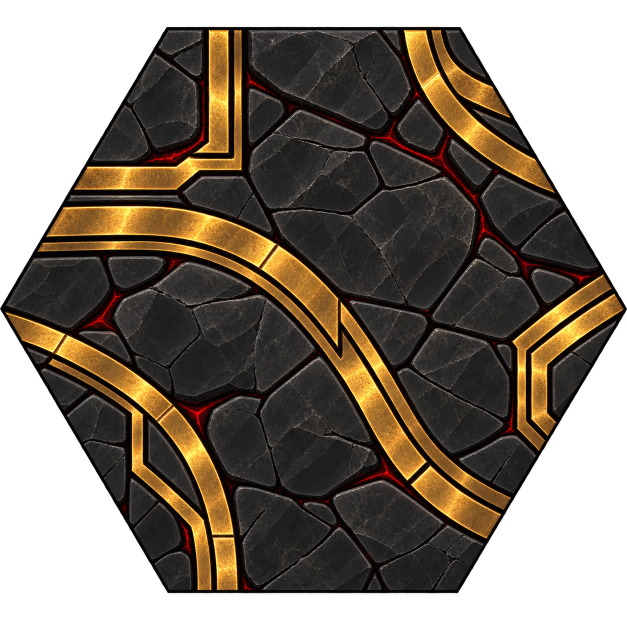
#> input picture art/subaku_palace/refs/ref_domain_tile_c_1254.png, 1254 x 1254 px (shown at 1/2 size)
$ python classic.py
#> lines starting #> are read from the running program, lines starting #| are printed output that depends on the picture; after the words box and inside, x2 and y2 are one past the last pixel; in counts of white or black regions, pixels touching at a corner belong together
#!/usr/bin/env python3
"""Subaku Palace resting floor, 'classic': the director's own tile (ref c, the hi-res live DemonCastleFloor), with its
bands redrawn on its own stone so every band end meets its neighbour (director 2026-11-06: "make it resemble the old
hex as much as possible").

    python3 classic.py          # .cache/classic_1024.png and a join report (build_domain.py exports the tile)

Canvas: the game stretches the tile canvas corner to corner into the 2:1 hex box, so ref c is cropped to its hex
bounds and resampled square. Coordinates as floor.py: regular flat-top hex, circumradius 1, y down; corner k at 60 k
deg; edge k runs from corner k to corner k + 1; u is the fraction along it.

Join rule: across edge k a neighbour shows its edge k + 3, so a band leaving edge k at u with outward direction d
needs a band leaving edge k + 3 at 1 - u with outward direction d + 180. Measured on ref c, 11 of its band ends have
no partner (only the L / bottom-left arc and the S / bracket pairs come close). The layout below keeps his five
elements and moves only their ends:
- S band: leaves the upper-left edge horizontally (his) at u 0.24 (his 0.30); its lower end comes down to the bottom
  edge at 0.15, heading down (his ran out through the lower-right edge near the bottom corner);
- top-left L: his: vertical from the top edge at 0.20 (his 0.216), a chamfered corner, horizontal to the upper-left
  midpoint (his 0.48);
- top-right arc: his, round the top-right corner from the top edge at 0.85 to the upper-right midpoint;
- bottom-left arc: his sweep up from the bottom edge at 0.80 (his 0.81), now ending at the lower-left midpoint (his
  ran on to the left corner);
- right bracket: his chamfered bracket, attached to the lower-right edge at the midpoint and at 0.76 (his straddled
  the right corner).
Pairs: L top / bottom-left arc (0.20 / 0.80, vertical); L left / bracket (0.50 / 0.50, horizontal); S left / bracket
(0.24 / 0.76, horizontal); S bottom / top-right arc (0.15 / 0.85, vertical); bottom-left arc / top-right arc (the
midpoints, square to the edges). Every end is exact in position and direction.
Profile: his band total width (0.105 radius) as a symmetric double rail (two rails, a dark groove between), because
his wide-plus-narrow pair cannot keep its narrow rail on a consistent side across a seam. The rails are textured with
his own burnished gold (sampled from the straight arm of his L); the stone, mortar glow and dark rim are his pixels,
cloned in where an old band no longer runs.
"""
import math
import os
import sys

from PIL import Image, ImageFilter

HERE = os.path.dirname(os.path.abspath(__file__))
REF = os.path.join(HERE, 'refs', 'ref_domain_tile_c_1254.png')
N = 1024
SQ3 = math.sqrt(3)
H = SQ3 / 2
C = [(math.cos(math.radians(60 * k)), math.sin(math.radians(60 * k))) for k in range(6)]
PX = 2.0 / N                      # hex units per canvas pixel (x); y is the same after the square resample (H / (N/2))

RAIL = 0.058                      # one rail's width (QA r4: thickened toward his visible width at 50 px)
GROOVE = 0.012
HALF = RAIL + GROOVE / 2          # band half-width: 0.064
OUTLINE = 0.008
CAP = 0.30                        # his segment caps: a dark joint across the band every 0.30 of arc length
LIGHT = (-0.6, -0.8)              # his bevel light, from the upper left
BLEED = 0.06                      # content past the hex edge (the neighbours' continuation), so no seam opens
RIM = 0.035                       # his dark rim is removed: the last 0.035 in from each edge repeats the inner pixels


def edge_point(k, u):
    (x1, y1), (x2, y2) = C[k], C[(k + 1) % 6]
    return x1 + (x2 - x1) * u, y1 + (y2 - y1) * u


def to_px(x, y):
    return (x + 1) / 2 * N, (y / H + 1) / 2 * N


def to_hex(px, py):
    return (px + 0.5) / N * 2 - 1, ((py + 0.5) / N * 2 - 1) * H


def inside(x, y, eps=0.0):
    return abs(y) <= H + eps and SQ3 * abs(x) + abs(y) <= SQ3 + eps


def load_canvas():
    im = Image.open(REF).convert('RGBA')
    a = im.getchannel('A')
    ys = [y for y in range(im.height) if any(a.getpixel((x, y)) > 128 for x in range(300, 950, 8))]
    xs = [x for x in range(im.width) if a.getpixel((x, im.height // 2)) > 128]
    return im.crop((xs[0], ys[0], xs[-1] + 1, ys[-1] + 1)).resize((N, N), Image.LANCZOS)


def is_gold(p):
    r, g, b, a = p
    return a > 200 and ((r > 80 and g > 45 and r > b + 40 and g > b + 10) or (r > 200 and g > 165 and r > b + 25))


# ------------------------------------------------------------------ the layout (polylines in hex units)
def cubic(p0, p1, p2, p3, n=120):
    out = []
    for i in range(n + 1):
        t = i / n
        a, b, c, d = (1 - t) ** 3, 3 * (1 - t) ** 2 * t, 3 * (1 - t) * t * t, t ** 3
        out.append((a * p0[0] + b * p1[0] + c * p2[0] + d * p3[0], a * p0[1] + b * p1[1] + c * p2[1] + d * p3[1]))
    return out


def line(p, q, n=40):
    return [(p[0] + (q[0] - p[0]) * i / n, p[1] + (q[1] - p[1]) * i / n) for i in range(n + 1)]


def path_ext(pts, ext=0.08):
    """Extend both ends straight on past the edge (so the rails run into the bleed and over the seam)."""
    (x0, y0), (x1, y1) = pts[0], pts[1]
    d = math.hypot(x0 - x1, y0 - y1)
    a = (x0 + (x0 - x1) / d * ext, y0 + (y0 - y1) / d * ext)
    (x0, y0), (x1, y1) = pts[-1], pts[-2]
    d = math.hypot(x0 - x1, y0 - y1)
    b = (x0 + (x0 - x1) / d * ext, y0 + (y0 - y1) / d * ext)
    return [a] + pts + [b]


def dir_vec(deg):
    return math.cos(math.radians(deg)), math.sin(math.radians(deg))


def layout():
    P = {}
    # S: upper-left edge (e3) at 0.24, travelling right (0 deg); bottom edge (e1) at 0.15, travelling down (90 deg)
    s0, s1 = edge_point(3, 0.24), edge_point(1, 0.15)
    m = (-0.02, 0.18)                                   # the diagonal run through the middle, at 50 deg
    t = dir_vec(50)
    P['S'] = cubic(s0, (s0[0] + 0.45, s0[1]), (m[0] - t[0] * 0.30, m[1] - t[1] * 0.30), m) + \
        cubic(m, (m[0] + t[0] * 0.30, m[1] + t[1] * 0.30), (s1[0], s1[1] - 0.22), s1)[1:]
    # L: top edge (e4) at 0.20 straight down, chamfer, left to M3 (e3 at 0.50)
    l0, l1 = edge_point(4, 0.20), edge_point(3, 0.50)
    ch = 0.10
    P['L'] = line(l0, (l0[0], l1[1] - ch)) + line((l0[0], l1[1] - ch), (l0[0] - ch, l1[1]))[1:] + \
        line((l0[0] - ch, l1[1]), l1)[1:]
    # top-right arc: top edge (e4) at 0.85 heading down -> M5 (e5 at 0.50) leaving at 330 deg
    t0, t1 = edge_point(4, 0.85), edge_point(5, 0.50)
    o = dir_vec(330)
    P['TR'] = cubic(t0, (t0[0], t0[1] + 0.32), (t1[0] - o[0] * 0.32, t1[1] - o[1] * 0.32), t1)
    # bottom-left arc: bottom edge (e1) at 0.80 heading up -> M2 (e2 at 0.50) leaving at 150 deg
    b0, b1 = edge_point(1, 0.80), edge_point(2, 0.50)
    o = dir_vec(150)
    P['BL'] = cubic(b0, (b0[0], b0[1] - 0.45), (b1[0] - o[0] * 0.40, b1[1] - o[1] * 0.40), b1)
    # bracket: lower-right edge (e0) at 0.50 and 0.76, both horizontal; a chamfered "[" between them
    k0, k1 = edge_point(0, 0.50), edge_point(0, 0.76)
    xl = 0.40                                         # his bracket: a deep '[' with crisp 45 deg corners
    c2 = 0.045
    P['BR'] = line(k0, (xl + c2, k0[1])) + line((xl + c2, k0[1]), (xl, k0[1] + c2))[1:] + \
        line((xl, k0[1] + c2), (xl, k1[1] - c2))[1:] + line((xl, k1[1] - c2), (xl + c2, k1[1]))[1:] + \
        line((xl + c2, k1[1]), k1)[1:]
    return {k: path_ext(v) for k, v in P.items()}


def ends():
    """(edge, u, outward direction deg) for every band end, for the join check."""
    return [(3, 0.24, 180), (1, 0.15, 90), (4, 0.20, 270), (3, 0.50, 180), (4, 0.85, 270), (5, 0.50, 330),
            (1, 0.80, 90), (2, 0.50, 150), (0, 0.50, 0), (0, 0.76, 0)]


def check_joins():
    E = ends()
    bad = []
    for k, u, d in E:
        if not any(k2 == (k + 3) % 6 and abs(u2 - (1 - u)) < 1e-9 and (d2 - d - 180) % 360 == 0 for k2, u2, d2 in E):
            bad.append((k, u, d))
    return bad


# ------------------------------------------------------------------ rendering
def dist_field(paths):
    """Per canvas pixel: (distance to the nearest band centreline, arc length there, side sign, path name)."""
    segs = []
    for name, pts in paths.items():
        acc = 0.0
        for (x0, y0), (x1, y1) in zip(pts, pts[1:]):
            L = math.hypot(x1 - x0, y1 - y0)
            segs.append((x0, y0, x1, y1, L, acc, name))
            acc += L
    # bucket segments on a coarse grid for speed
    G = 24
    grid = {}
    for s in segs:
        x0, y0, x1, y1 = s[:4]
        r = HALF + OUTLINE + 0.04
        for gx in range(int((min(x0, x1) - r + 1.2) * G / 2.4), int((max(x0, x1) + r + 1.2) * G / 2.4) + 1):
            for gy in range(int((min(y0, y1) - r + 1.2) * G / 2.4), int((max(y0, y1) + r + 1.2) * G / 2.4) + 1):
                grid.setdefault((gx, gy), []).append(s)
    return segs, grid, G


def nearest(grid, G, x, y):
    best = None
    for s in grid.get((int((x + 1.2) * G / 2.4), int((y + 1.2) * G / 2.4)), ()):
        x0, y0, x1, y1, L, acc, name = s
        dx, dy = x1 - x0, y1 - y0
        t = max(0.0, min(1.0, ((x - x0) * dx + (y - y0) * dy) / (L * L))) if L else 0.0
        px, py = x0 + dx * t, y0 + dy * t
        d = math.hypot(x - px, y - py)
        if best is None or d < best[0]:
            side = (dx * (y - y0) - dy * (x - x0))
            best = (d, acc + t * L, 1 if side >= 0 else -1, name, (dx / L, dy / L) if L else (1, 0))
    return best


def gold_texture(can):
    """His burnished gold: the wide rail of his L's straight vertical arm, as a (across, along) strip."""
    px = can.load()
    # the arm runs down from the top edge at canvas x ~ 0.343-0.374 N; take its brightest 30 px wide core, rows 2-17 %
    x0 = int(0.343 * N)
    w = int(0.032 * N)
    y0, y1 = int(0.02 * N), int(0.17 * N)
    tex = Image.new('RGB', (w, y1 - y0))
    tp = tex.load()
    for y in range(y0, y1):
        for x in range(w):
            r, g, b, a = px[x0 + x, y]
            tp[x, y - y0] = (r, g, b)
    return tex


TRANSFORMS = [(math.pi, 1), (math.pi / 3, 1), (-math.pi / 3, 1), (2 * math.pi / 3, 1), (-2 * math.pi / 3, 1),
              (0.0, -1), (math.pi, -1), (math.pi / 3, -1), (-math.pi / 3, -1)]   # (rotation, mirror-x)


# [92 lines left out: functions _tf, clone_stone, not called in this run]


def build(gold_scale=1.0):
    can = load_canvas()
#> in load_canvas, im is the input picture: PIL image 1254x1254 RGBA; mean R, G, B, A 45.7, 35.6, 23.9, 167.2
#> in load_canvas, `a = im.getchannel('A')`:
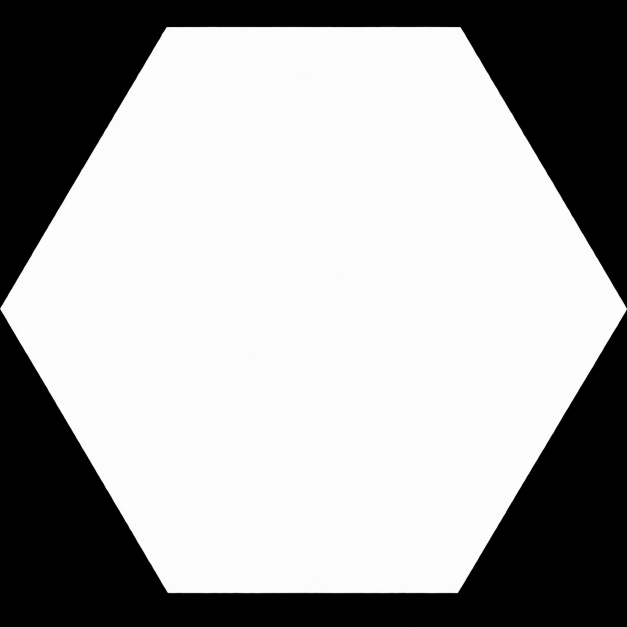
#> a: PIL image 1254x1254 L (shown at 1/2 size); min 0, max 255, mean 167.2
#> in load_canvas, `ys = [y for y in range(im.height) if any(a.getpixel((x, y)) > 128 for ..`: ys = 1132 values from 54 to 1185
#> in load_canvas, `xs = [x for x in range(im.width) if a.getpixel((x, im.height // 2)) > ..`: xs = 1243 values from 6 to 1248
#> in load_canvas, `return im.crop((xs[0], ys[0], xs[-1] + 1, ys[-1] + 1)).resize((N, N), ..`:
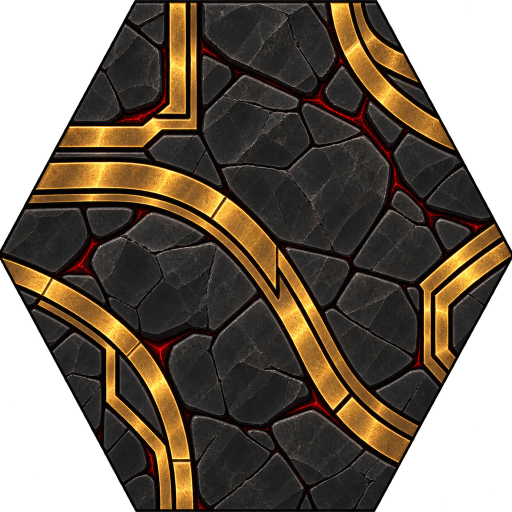
#> returned value: PIL image 1024x1024 RGBA (shown at 1/2 size); mean R, G, B, A 50.8, 39.5, 26.5, 186.8; transparent parts drawn white
    src = can.load()
    gm = Image.new('L', (N, N), 0)
#> gm: PIL image 1024x1024 L; every value is 0
    gmp = gm.load()
    for y in range(N):
        for x in range(N):
            if is_gold(src[x, y]):
                gmp[x, y] = 255
    gm = gm.filter(ImageFilter.MaxFilter(5)).filter(ImageFilter.MinFilter(5)).filter(ImageFilter.MaxFilter(19))
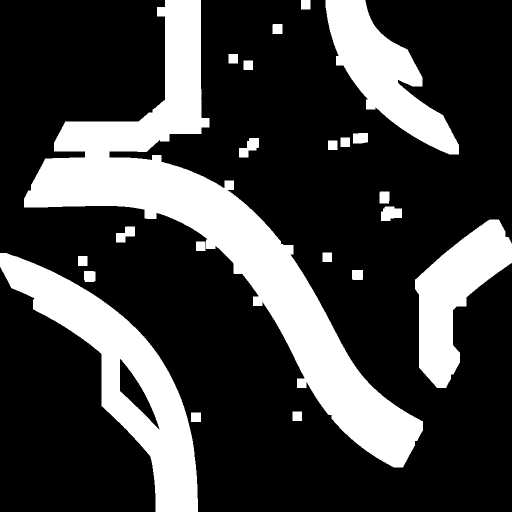
#> gm: PIL image 1024x1024 L (shown at 1/2 size); 25.4% white; 22 white regions, largest, box (x1, y1, x2, y2) and area: (48, 0, 846, 935) 137364, (0, 506, 396, 1024) 57916, (651, 0, 918, 309) 32716
    # (closed, then grown 9 px: the old bands with their dark outlines and cast shadows)
    paths = layout()
    segs, grid, G = dist_field(paths)
    tex = gold_texture(can)
#> in gold_texture, `tex = Image.new('RGB', (w, y1 - y0))`: tex: PIL image 32x154 RGB; every value is 0
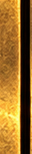
#> tex: PIL image 32x154 RGB; mean R, G, B 147.4, 104.5, 38.4
    tw, th = tex.size
#> tw = 32; th = 154
    tp = tex.load()
    band = Image.new('L', (N, N), 0)
    core = Image.new('L', (N, N), 0)          # the band itself (no shadow): the stone fill skips only this
    rail = Image.new('L', (N, N), 0)
    chan = Image.new('L', (N, N), 0)
    info = {}
    bp, rp, cp, corep = band.load(), rail.load(), chan.load(), core.load()
    for y in range(N):
        for x in range(N):
            hx, hy = to_hex(x, y)
            if not inside(hx, hy, 0.05):
                continue
            nb = nearest(grid, G, hx, hy)
            if nb is None:
                continue
            d, s, side, name, tvec = nb
            if d <= HALF + OUTLINE + 0.022:
                bp[x, y] = 255
                info[(x, y)] = nb
                if d <= HALF + OUTLINE:
                    corep[x, y] = 255
    out = clone_stone(can, gm, core)
    op = out.load()
    for (x, y), (d, s, side, name, tvec) in info.items():
        r, g, b, a = op[x, y]
        if d > HALF + OUTLINE:                           # the cast shadow round the band
            f = 0.45 + 0.55 * (d - HALF - OUTLINE) / 0.022
            op[x, y] = (int(r * f), int(g * f), int(b * f), a)
            continue
        if d > HALF:                                      # the dark bevel outline
            op[x, y] = (28, 16, 8, a)
            continue
        ph = s % CAP
        if ph < 0.010:                                    # his segment cap: a dark joint across the band
            op[x, y] = (30, 17, 8, a)
            rp[x, y] = 255
            continue
        if d < GROOVE / 2:                                # the groove between the rails
            op[x, y] = (34, 20, 10, a)
            cp[x, y] = 255
            continue
        # a rail: across 0 (groove side) .. 1 (outer edge); mirror so both rails share the profile; his strip
        # runs dark-bright-dark across, so map across to the strip's columns and arc length to its rows
        across = (d - GROOVE / 2) / RAIL
        tx = min(tw - 1, int(across * (tw - 1)))
        ty = int((s / (PX * 1.0)) * 0.9) % (2 * th)
        ty = ty if ty < th else 2 * th - 1 - ty              # mirror-repeat along the band
        cr, cg, cb = tp[tx, ty]
        k = gold_scale
        # his bevel: the rail's outer edge catches the light where it faces the upper left, falls dark where it
        # faces away; its inner edge (by the groove) sits a step darker; the joint behind each cap catches light
        nx, ny = -tvec[1] * side, tvec[0] * side
        lit = nx * LIGHT[0] + ny * LIGHT[1]
        if across > 0.72:
            k *= 1.0 + 0.32 * lit if lit > 0 else 1.0 + 0.40 * lit
        elif across < 0.18:
            k *= 0.78
        if 0.010 <= ph < 0.019:
            k *= 1.3
        op[x, y] = (min(255, int(cr * k)), min(255, int(cg * k)), min(255, int(cb * k)), a)
        rp[x, y] = 255
    crack = Image.new('L', (N, N), 0)
    kp = crack.load()
    for y in range(N):
        for x in range(N):
            r, g, b, a = op[x, y]
            if a > 200 and r > 70 and r > 1.8 * g and r > 1.8 * b and not rp[x, y]:
                kp[x, y] = 255                       # his red mortar glow
    # QA r5: his red veins must survive the 50 px rendition (ref a reads red-veined; RUL-125 names the red cracks).
    # Widen each glowing joint to ~16 source px (0.8 px at 50) along the dark mortar it sits in, in his red
    # (ref a mean #7f0302), with a hotter core, never over a band or its outline.
    grow = crack.filter(ImageFilter.MaxFilter(17))
    gp_ = grow.load()
    core_m = crack.filter(ImageFilter.MaxFilter(7)).load()
    for y in range(N):
        for x in range(N):
            if not gp_[x, y] or rp[x, y] or bp[x, y]:
                continue
            r, g, b, a = op[x, y]
            if r + g + b > 150 and not kp[x, y]:      # stone face, not mortar: leave it
                continue
            op[x, y] = (172, 14, 6, a) if core_m[x, y] else (132, 6, 3, a)
            kp[x, y] = 255
    return can, out, rail, chan, crack


# [75 lines left out: functions edge_dist, finalize, tile, crossings, not called in this run]


if __name__ == '__main__':
    print('join check (layout):', check_joins() or 'all ends paired')
#> (the run stopped early here; a loop or call above may not have finished)
